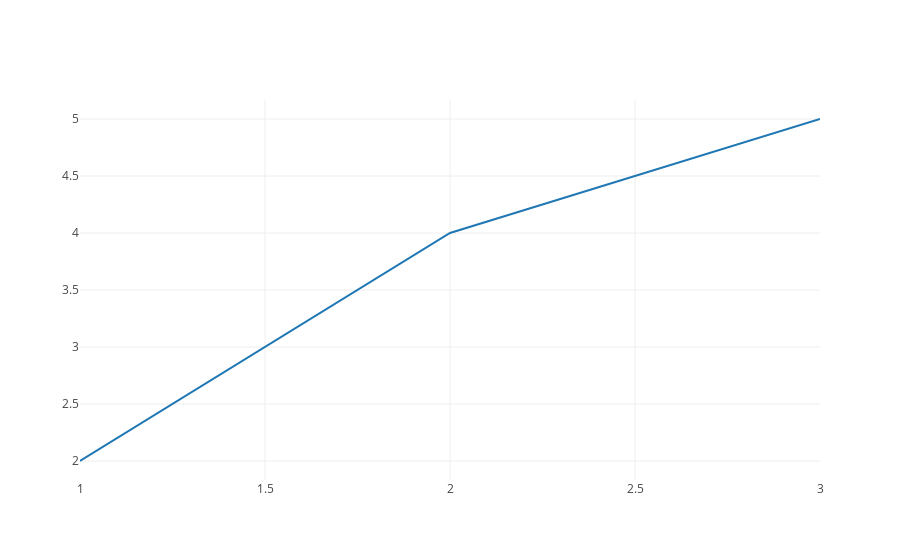

Source (notebook cell):
### Markdown cell above
> Uncomment and run the code below

### Code cell
trace2 = trace_values([1, 2, 3], [2, 4, 5], 'lines', 'line trace')
plot({'data': [trace2]})

### Figure 1 — Plotly figure (JSON) as saved in the notebook; plotly's stock layout.template omitted (floating-point values rounded to 4 significant figures)
{"data": [{"mode": "lines", "name": "line trace", "type": "scatter", "uid": "30f6dc68-6af2-11e9-a331-f18b46970da5", "x": [1, 2, 3], "y": [2, 4, 5]}], "layout": {}}
